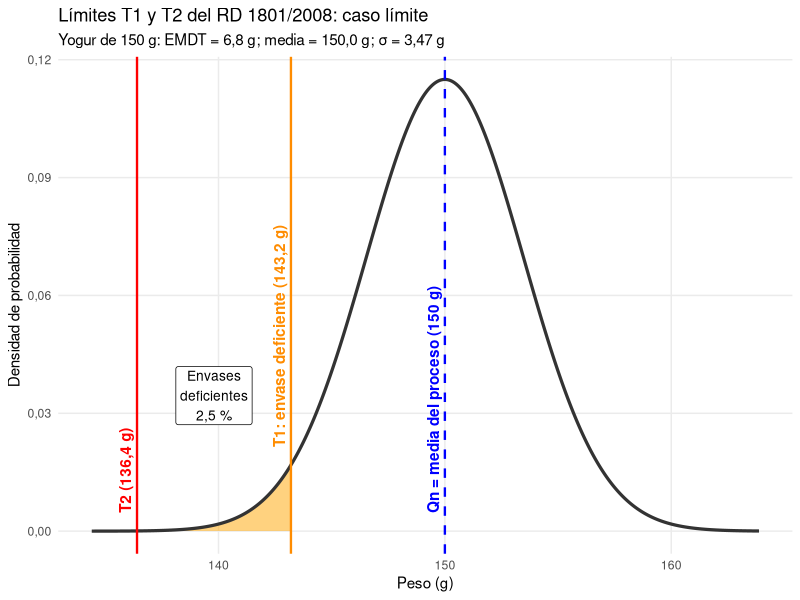
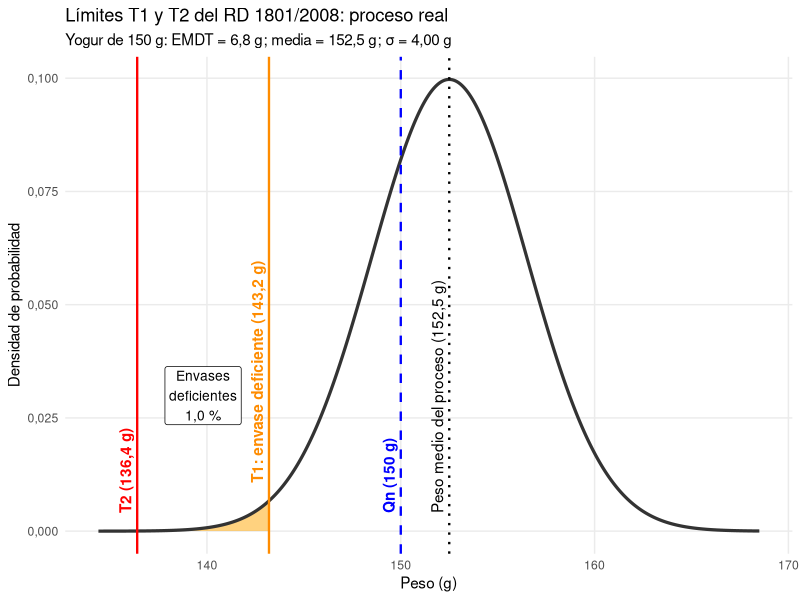
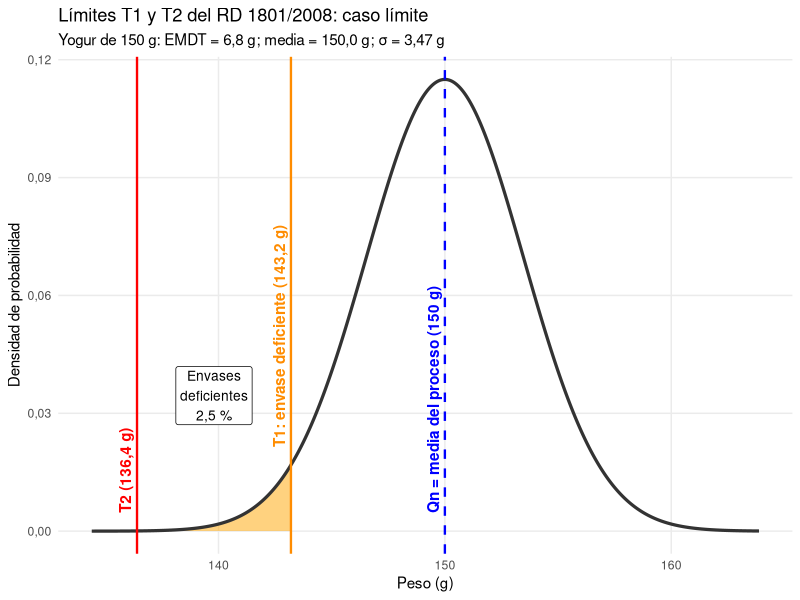
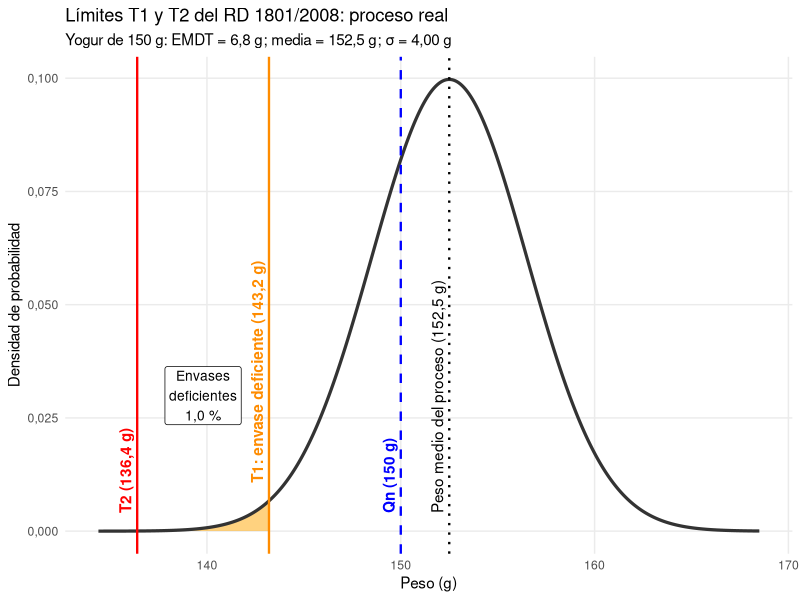

R code for these plots, in order:
# Gráficos de contenido efectivo según el RD 1801/2008 (yogur de 150 g)
# Genera dos figuras en SVG:
#   imagenes/rd-1801-limite.svg : caso límite (media = Qn, 2,5 % bajo T1)
#   imagenes/rd-1801-proceso.svg: proceso real centrado por encima de Qn

library(ggplot2)
library(dplyr)

# --- Parámetros del producto y normativa ---
Qn   <- 150            # peso nominal (g)
emdt <- ceiling(0.045 * Qn * 10) / 10   # 4,5 % de 150 = 6,75 → redondeo por exceso (art. 8) = 6,8 g
T1   <- Qn - emdt      # límite de envase deficiente: 143,2 g
T2   <- Qn - 2 * emdt  # límite de envase no conforme: 136,4 g

# Formato numérico con coma decimal
num <- function(x, d = 1) formatC(x, format = "f", digits = d, decimal.mark = ",")

# --- Función que dibuja la curva del proceso con los límites ---
grafico_rd <- function(media, sd, titulo) {

  # Rango del eje: incluye siempre T2 con margen, aunque la curva esté alejada
  x_min <- min(T2 - 2, media - 4 * sd)
  x_max <- media + 4 * sd
  df <- tibble(x = seq(x_min, x_max, length.out = 2000),
               y = dnorm(x, mean = media, sd = sd))

  p_T1 <- pnorm(T1, media, sd) * 100   # % de envases deficientes (bajo T1)
  y_rot <- max(df$y) * 0.04            # altura de los rótulos verticales
  # Los rótulos de T1 y T2 empiezan por encima de la curva para no taparla
  y_T1 <- dnorm(T1, media, sd) + max(df$y) * 0.04
  y_T2 <- dnorm(T2, media, sd) + max(df$y) * 0.04

  p <- ggplot(df, aes(x = x, y = y)) +
    # Áreas de incumplimiento
    geom_area(data = filter(df, x <= T1), fill = "orange", alpha = 0.5) +
    geom_area(data = filter(df, x <= T2), fill = "red", alpha = 0.6) +
    geom_line(linewidth = 1.1, color = "grey20") +
    # Límites legales
    geom_vline(xintercept = T1, color = "darkorange", linewidth = 0.8) +
    geom_vline(xintercept = T2, color = "red", linewidth = 0.8) +
    geom_vline(xintercept = Qn, linetype = "dashed", color = "blue", linewidth = 0.8) +
    annotate("text", x = T1, y = y_T1, angle = 90, vjust = -0.5, hjust = 0,
             label = paste0("T1: envase deficiente (", num(T1, 1), " g)"),
             color = "darkorange", fontface = "bold") +
    annotate("text", x = T2, y = y_T2, angle = 90, vjust = -0.5, hjust = 0,
             label = paste0("T2 (", num(T2, 1), " g)"),
             color = "red", fontface = "bold") +
    annotate("label", x = (T1 + T2) / 2, y = max(df$y) * 0.30,
             label = paste0("Envases\ndeficientes\n", num(p_T1), " %"),
             fill = "white", size = 3.5, linewidth = 0.2)

  # Rótulo de Qn y, si es distinta, línea de la media del proceso
  if (isTRUE(all.equal(media, Qn))) {
    p <- p + annotate("text", x = Qn, y = y_rot, angle = 90, vjust = -0.5, hjust = 0,
                      label = paste0("Qn = media del proceso (", num(Qn, 0), " g)"),
                      color = "blue", fontface = "bold")
  } else {
    p <- p +
      geom_vline(xintercept = media, linetype = "dotted", color = "black", linewidth = 0.8) +
      annotate("text", x = Qn, y = y_rot, angle = 90, vjust = -0.5, hjust = 0,
               label = paste0("Qn (", num(Qn, 0), " g)"),
               color = "blue", fontface = "bold") +
      annotate("text", x = media, y = y_rot, angle = 90, vjust = -0.5, hjust = 0,
               label = paste0("Peso medio del proceso (", num(media), " g)"),
               color = "black")
  }

  p +
    scale_y_continuous(labels = scales::label_number(decimal.mark = ",")) +
    labs(title = titulo,
         subtitle = paste0("Yogur de ", num(Qn, 0), " g: EMDT = ", num(emdt, 1),
                           " g; media = ", num(media), " g; σ = ", num(sd, 2), " g"),
         x = "Peso (g)", y = "Densidad de probabilidad") +
    theme_minimal() +
    theme(panel.grid.minor = element_blank())
}

# --- Figura 1: caso límite ---
# Media igual a Qn y σ tal que exactamente el 2,5 % de los envases queda bajo T1
sd_limite <- emdt / qnorm(0.975)   # 6,8 / 1,96 = 3,47 g
g_limite <- grafico_rd(media = Qn, sd = sd_limite,
                       titulo = "Límites T1 y T2 del RD 1801/2008: caso límite")

# --- Figura 2: proceso centrado por encima de Qn ---
g_proceso <- grafico_rd(media = 152.5, sd = 4,
                        titulo = "Límites T1 y T2 del RD 1801/2008: proceso real")

ggsave("imagenes/rd-1801-limite.svg",  g_limite,  width = 8, height = 4.5)
ggsave("imagenes/rd-1801-proceso.svg", g_proceso, width = 8, height = 4.5)

ggsave("imagenes/rd-1801-limite.png", g_limite, width = 8, height = 4.5, dpi = 300, bg = "white")
ggsave("imagenes/rd-1801-proceso.png", g_proceso, width = 8, height = 4.5, dpi = 300, bg = "white")
